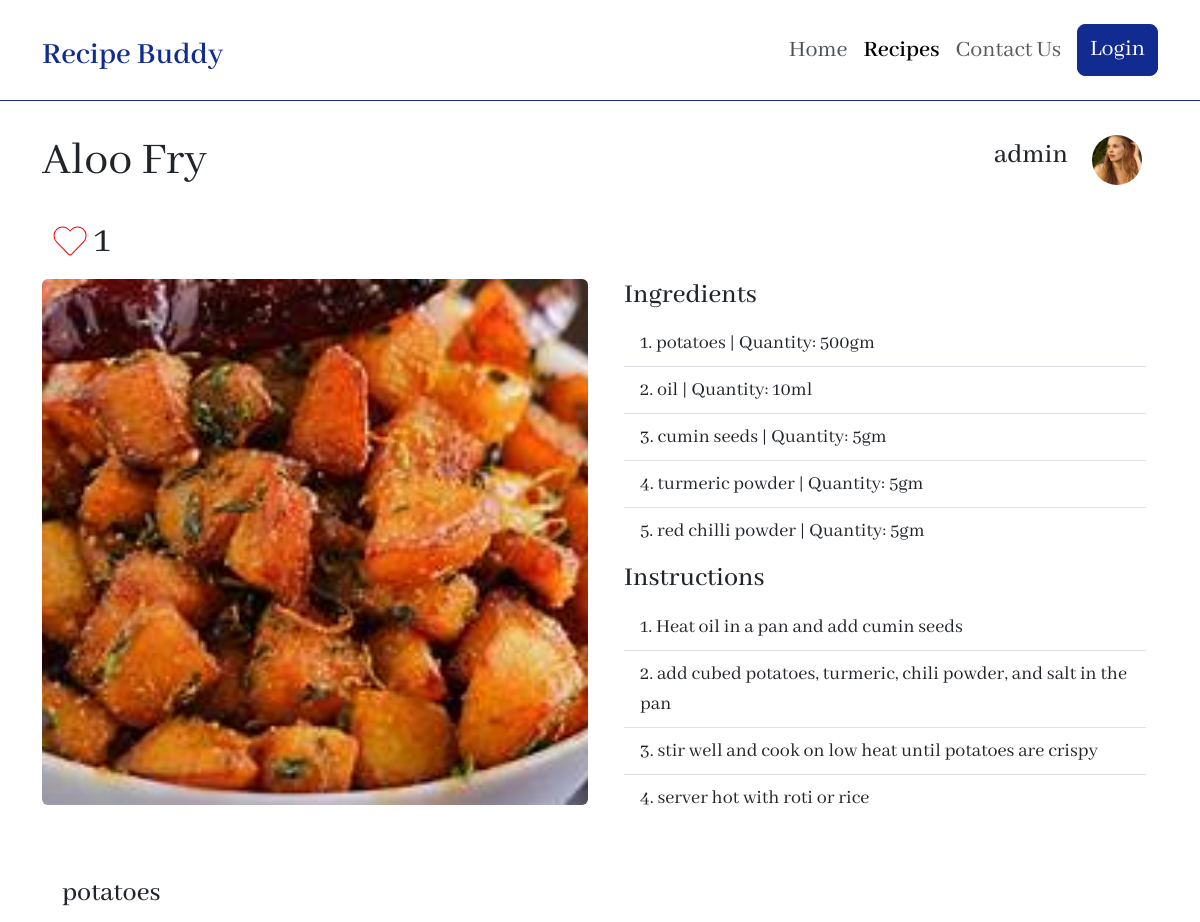
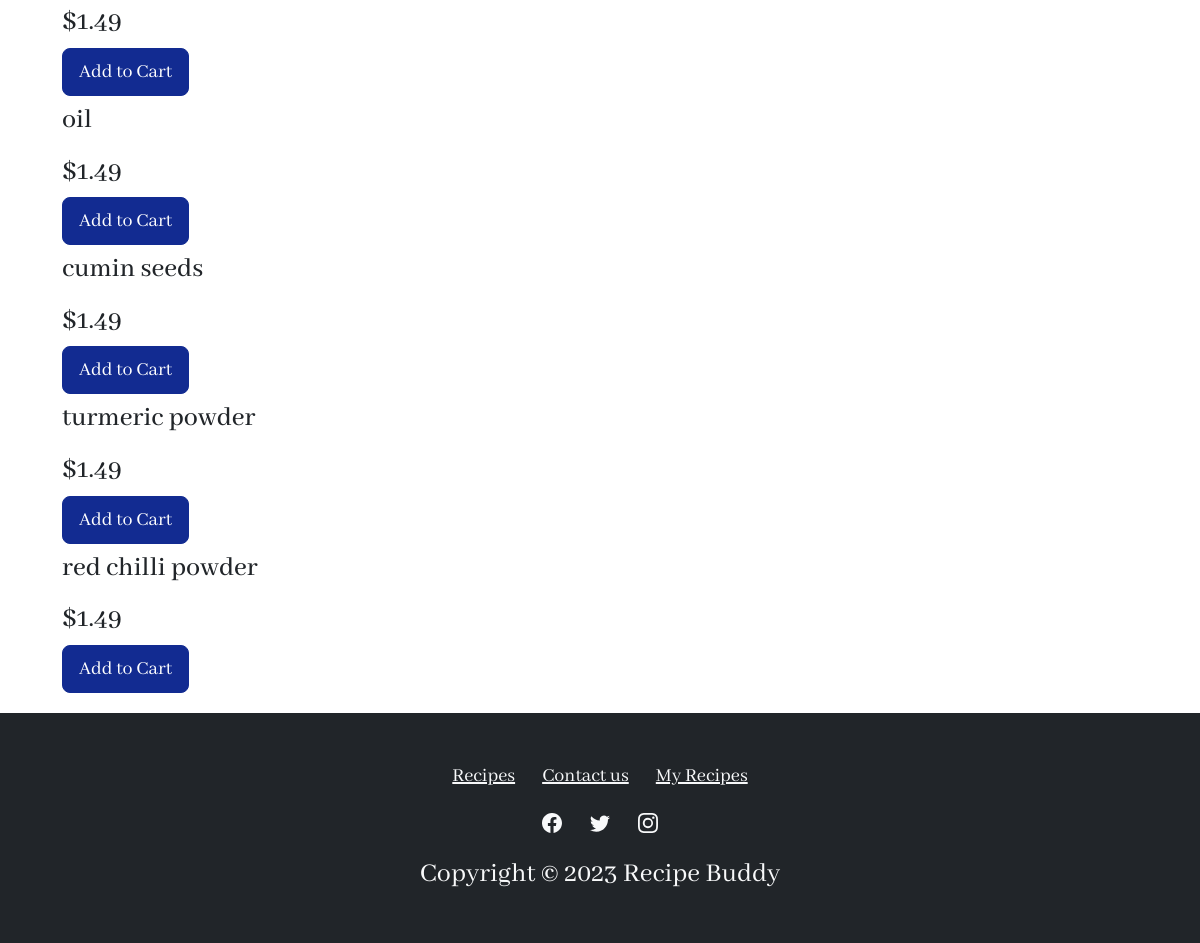
Screenshot of /showrecipe.php?id=29 with the database file from the repository (2 pictures, top to bottom).
### tables this page shows
CREATE TABLE `recipe` (
  `RecipeID` int(11) NOT NULL,
  `Title` varchar(100) NOT NULL,
  `Description` varchar(400) DEFAULT NULL,
  `RecipeImagePath` varchar(500) NOT NULL,
  `RecipeImageName` varchar(500) NOT NULL,
  `DateCreated` datetime NOT NULL DEFAULT current_timestamp(),
  `isPublic` int(1) NOT NULL
);

CREATE TABLE `users` (
  `UserID` int(11) NOT NULL,
  `Username` varchar(50) NOT NULL,
  `Password` varchar(50) NOT NULL,
  `UserImagePath` varchar(500) NOT NULL,
  `UserImageName` varchar(500) NOT NULL,
  `Contact` varchar(15) DEFAULT NULL
);

CREATE TABLE `recipe_ingredients_units` (
  `Recipe_Ingredient_Unit_ID` int(11) NOT NULL,
  `IngredientID` int(11) NOT NULL,
  `UnitID` int(11) NOT NULL,
  `RecipeID` int(11) NOT NULL,
  `Quantity` int(11) NOT NULL
);

CREATE TABLE `ingredients` (
  `IngredientID` int(11) NOT NULL,
  `Ingredient` varchar(50) NOT NULL
);

CREATE TABLE `units` (
  `UnitID` int(11) NOT NULL,
  `Unit` varchar(20) NOT NULL
);

CREATE TABLE `instructions` (
  `InstructionID` int(11) NOT NULL,
  `Instruction` varchar(300) NOT NULL
);

### showrecipe.php (the view, shortened to what this page needs)
<?php
include 'includes/db.php';
$userID = isset($_SESSION['userID'])? $_SESSION['userID'] : 0;
if (isset($_GET['id'])) {
  $id = $_GET['id'];
  $ingredient_sql = "SELECT recipe.RecipeID, recipe.RecipeImagePath, Title, ingredient FROM recipe_ingredients
                      JOIN recipe ON recipe_ingredients.RecipeID = recipe.RecipeID
                      JOIN ingredients ON recipe_ingredients.IngredientID = ingredients.IngredientID
                      WHERE recipe.RecipeID = $id";
  $instructions_sql = "SELECT recipe.RecipeID, instructions.Instruction FROM recipe_instructions
                        JOIN recipe ON recipe_instructions.RecipeID = recipe.RecipeID
                        JOIN instructions ON recipe_instructions.InstructionsID = instructions.InstructionID
                        WHERE recipe.RecipeID = $id";
  $users_sql = "SELECT recipe.RecipeID,users.UserID, Username, UserImagePath FROM `recipe_users`
                  JOIN recipe ON recipe_users.RecipeID = recipe.RecipeID
                  JOIN users ON recipe_users.UserID = users.UserID
                  WHERE recipe.RecipeID = $id";
  $units_sql = "SELECT recipe.RecipeID, Unit, Quantity, ingredients.Ingredient, ingredients.IngredientID FROM recipe_ingredients_units
                JOIN recipe ON recipe_ingredients_units.RecipeID = recipe.RecipeID
                JOIN units ON recipe_ingredients_units.UnitID = units.UnitID
                JOIN ingredients ON recipe_ingredients_units.IngredientID = ingredients.IngredientID
                WHERE recipe.RecipeID = $id";
  $likes_sql = "SELECT COUNT(RecipeID) AS 'Likes' FROM recipe_likes WHERE RecipeID = $id";
  $already_liked_sql = "SELECT COUNT(RecipeID) AS 'Likes' FROM recipe_likes WHERE RecipeID = $id and UserID = $userID ";
  $ingredient_result = mysqli_query($conn, $ingredient_sql);
  $ingredient_row = mysqli_fetch_assoc($ingredient_result);
  $instructions_result = mysqli_query($conn, $instructions_sql);
  $users_result = mysqli_query($conn, $users_sql);
  $users_row = mysqli_fetch_assoc($users_result);
  $units_result = mysqli_query($conn, $units_sql);
  $likes_result = mysqli_query($conn, $likes_sql);
  $likes_row = mysqli_fetch_assoc($likes_result);
  $already_liked_result = mysqli_query($conn, $already_liked_sql);
  $already_liked_row = mysqli_fetch_assoc($already_liked_result);
  $like_class = $already_liked_row['Likes'] == 1 ? "text-danger" : "";
  if ($units_result) {
    while ($row = mysqli_fetch_assoc($units_result)) {
      $unitsArray[] = $row;
    }
  }
}
?>
<!DOCTYPE html>
<html data-bs-theme="light" lang="en">
<head>
  <link
    rel="stylesheet"
    href="https://cdn.jsdelivr.net/npm/bootstrap@5.3.3/dist/css/bootstrap.min.css" />
  <link href="https://cdnjs.cloudflare.com/ajax/libs/font-awesome/5.15.3/css/all.min.css" rel="stylesheet">
  <link rel="stylesheet" href="assets/css/styles.min.css" />
</head>
<body style="font-family: 'Abhaya Libre', serif">
  <nav
    class="navbar navbar-expand-md sticky-top bg-body py-3"
    style="
        background: var(--bs-primary);
        border-bottom: 1px solid var(--bs-primary);
      ">
    <div class="container">
      <a class="navbar-brand d-flex align-items-center" href="index.php"><span
          class="fs-2 fw-semibold"
          style="color: var(--bs-primary); padding-top: 10px">Recipe Buddy</span></a>
      <div class="collapse navbar-collapse" id="navcol-2">
        <ul class="navbar-nav ms-auto">
          <li class="nav-item">
            <a
              class="nav-link active fs-4 fw-normal"
              href="index.php"
              style="
                  border-bottom-color: var(--bs-primary-text-emphasis);
                  color: var(--bs-dark-text-emphasis);
                ">Home</a>
          </li>
          <li class="nav-item">
            <a class="nav-link fs-4 fw-semibold active" href="recipes.php">Recipes</a>
          </li>
          <li class="nav-item">
            <a class="nav-link fs-4" href="contactus.php">Contact Us</a>
          </li>
          <?php
          if (isset($_SESSION['Username']) && $_SESSION['loggedin'] == true) {
            echo '<li class="nav-item"><a class="nav-link fs-4" href="cart.php">Cart</a></li>';
            echo '<li class="nav-item"><a class="nav-link fs-4" href="mybook.php">My Book</a></li>';
            echo '<li class="nav-item"><a class="nav-link fs-4" href="account.php">My Account</a></li>';
          } else {
            echo '<a class="btn btn-primary fs-4 ms-md-2" role="button" href="login.php" style="border-radius: 8px">Login</a>';
          }
          ?>
        </ul>
      </div>
    </div>
  </nav>
  <div
    class="container py-4 py-xl-5"
    style="padding-top: 8px; margin-top: -24px">
    <div class="row d-flex justify-content-between align-items-center flex-lg-row flex-sm-column">
      <div class="col mt-sm-2 mt-md-2">
        <h1 class="display-5" style="margin-bottom: 20px"><?php echo $ingredient_row['Title'] ?></h1>
      </div>
      <div class="col d-flex mb-sm-3 mb-md-3 justify-content-sm-start justify-content-md-start justify-content-lg-end">
        <div class="row ">
          <div class="col d-flex align-items-center">
            <h1 class="fs-3"><?php echo $users_row['Username'] ?></h1>
          </div>
          <div class="col">
            <img
              class="rounded-circle flex-shrink-0 me-3 fit-cover"
              width="50"
              height="50"
              src="<?php echo $users_row['UserImagePath']; ?>" />
          </div>
        </div>
      </div>
    </div>
    <div class="container mb-2">
      <div class="d-flex align-items-center">
        <i id="heartIcon" class="border-heart fas fa-heart fa-2x <?php echo $like_class; ?> mr-2" onclick="addLike()"></i>
        <span id="vote-count" class="fs-1 ms-2"><?php echo $likes_row['Likes'];?></span>
      </div>
    </div>
    <div class="d-flex row flex-lg-row flex-xs-column flex-sm-column ">
      <div class="col mb-sm-3 mb-md-3">
        <img
          class="rounded w-100 h-100 fit-cover"
          style="min-height: 300px"
          src="<?php echo $ingredient_row['RecipeImagePath']; ?>" />
      </div>
      <div class="col">
        <div class="container d-flex flex-column">
          <h4 class="fs-3">Ingredients</h4>
          <ol class="list-group list-group-flush list-group-numbered fs-5 mb-2">
            <?php foreach ($unitsArray as $unit): ?>
              <li class="list-group-item">
                <?php echo $unit['Ingredient']; ?>
                | Quantity: <?php echo $unit['Quantity'] . $unit['Unit']; ?>
              </li>
            <?php endforeach; ?>
          </ol>
          <h4 class="fs-3">Instructions</h4>
          <ol class="list-group list-group-flush list-group-numbered fs-5">
            <?php while ($instructions_row = mysqli_fetch_assoc($instructions_result)): ?>
              <li class="list-group-item"><?php echo $instructions_row['Instruction']; ?></li>
            <?php endwhile; ?>
          </ol>
        </div>
      </div>
    </div>
  </div>
  <div
    class="container">
    <?php foreach ($unitsArray as $ingredient): ?>
      <div
        class="row d-flex m-2 d-xxl-flex flex-row justify-content-xxl-center align-items-xxl-center">
        <div class="col-md-12 col-xxl-6 d-xxl-flex align-items-xxl-center">
          <h3><?php echo $ingredient['Ingredient']; ?></h3>
        </div>
        <div
          class="col d-xxl-flex justify-content-xxl-end align-items-xxl-center">
          <h3 style="padding-top: 10px; padding-right: 20px">$1.49</h3>
          <button  onclick="addToCart(<?php echo $ingredient['IngredientID'] ?>)"
            class="btn btn-primary btn-lg d-xxl-flex justify-content-xxl-center align-items-xxl-center"
            type="button">
            Add to Cart
          </button>
        </div>
      </div>
    <?php endforeach; ?>
  </div>
  <div
    class="container d-sm-flex justify-content-sm-end align-items-sm-center"
    style="padding-bottom: 12px">
  </div>
  <footer class="text-center bg-dark">
    <div class="container text-white py-4 py-lg-5">
      <ul class="list-inline">
        <li class="list-inline-item me-4">
          <a class="fs-5 link-light" href="recipes.php">Recipes</a>
        </li>
        <li class="list-inline-item fs-5 me-4">
          <a class="fs-5 link-light" href="contactus.php">Contact us</a>
        </li>
        <li class="list-inline-item fs-5">
          <a class="fs-5 link-light" href="mybook.php">My Recipes</a>
        </li>
      </ul>
      <ul class="list-inline fs-5">
        <li class="list-inline-item fs-5 me-4">
        </li>
        <li class="list-inline-item fs-5 me-4">
        </li>
        <li class="list-inline-item fs-5">
        </li>
      </ul>
      <p class="fs-3 mb-0" style="color: var(--bs-tertiary-bg)">
        Copyright © 2023 Recipe Buddy
      </p>
    </div>
  </footer>
</body>
</html>

### showrecipe.php (style rules this page uses)
.border-heart { color: transparent; -webkit-text-stroke-width: 1px; -webkit-text-stroke-color: red; }

### rows the page displays
recipe: Title "Aloo Fry", users.Username "admin", RecipeImagePath (picture), instructions.Instruction "Heat oil in a pan and add cumin seeds", instructions.Instruction "add cubed potatoes, turmeric, chili powder, and salt in the pan", instructions.Instruction "stir well and cook on low heat until potatoes are crispy", instructions.Instruction "server hot with roti or rice"
recipe_ingredients_units: IngredientID.Ingredient "potatoes", Quantity "500", UnitID.Unit "gm"
recipe_ingredients_units: IngredientID.Ingredient "oil", Quantity "10", UnitID.Unit "ml"
recipe_ingredients_units: IngredientID.Ingredient "cumin seeds", Quantity "5", UnitID.Unit "gm"
recipe_ingredients_units: IngredientID.Ingredient "turmeric powder", Quantity "5", UnitID.Unit "gm"
recipe_ingredients_units: IngredientID.Ingredient "red chilli powder", Quantity "5", UnitID.Unit "gm"

### other values shown
$likes_row['Likes'] "1"
